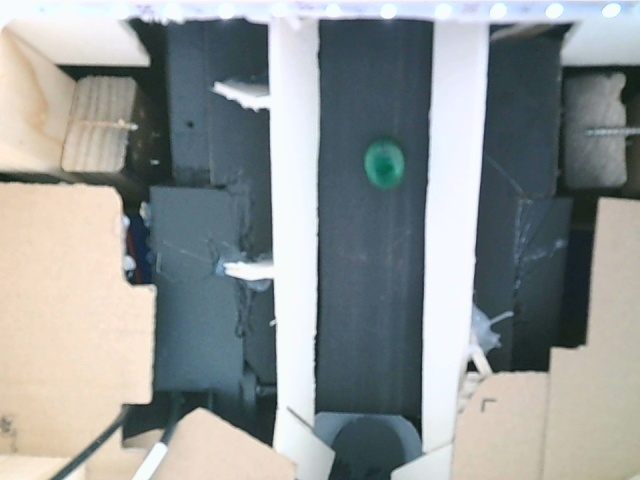
#> input picture training_data/green/image0.jpg, 640 x 480 px; its folder holds 4 pictures in this run
$ python train.py
#> lines starting #> are read from the running program, lines starting #| are printed output that depends on the picture; after the words box and inside, x2 and y2 are one past the last pixel; in counts of white or black regions, pixels touching at a corner belong together; pictures that were not available may be replaced by others from this repository, and a replacement may not be noted
import cv2
import time
import image_processing
import os
import numpy as np
import json
from numpy import asarray
from numpy import savetxt
bs = cv2.createBackgroundSubtractorMOG2()
training = True


crop = [27,404, 326,412]#[100,480, 275,390]

green_iamges =  os.listdir("training_data/green")
white_iamges =  os.listdir("training_data/white")
brown_iamges =  os.listdir("training_data/brown")
empty_images = ["training_data/empty.jpg"]


def find_biggest_blob(mask):
    contours, _ = cv2.findContours(mask, cv2.RETR_EXTERNAL, cv2.CHAIN_APPROX_SIMPLE)
    if contours:
        biggest_contour = max(contours, key=cv2.contourArea)

        return biggest_contour

    else:
        return None

def get_points(image, blob_contour):
    M = cv2.moments(blob_contour)
    if M["m00"] != 0:
        cx = int(M["m10"] / M["m00"])
        cy = int(M["m01"] / M["m00"])
        # Define points within the blob, distributed towards the center
        points = [(int(cx - 0.25 * (cx - min(blob_contour[:, :, 0].flatten()))), cy),
                  (int(cx + 0.25 * (max(blob_contour[:, :, 0].flatten()) - cx)), cy),
                  (cx, int(cy - 0.25 * (cy - min(blob_contour[:, :, 1].flatten())))),
                  (cx, int(cy + 0.25 * (max(blob_contour[:, :, 1].flatten()) - cy)))]
        values_at_points = []
        for point in points:
            x, y = point

            if 0 <= x < image.shape[1] and 0 <= y < image.shape[0]:
                values_at_points.append([value for value in image[y,x]])
                print(f"RGB value at ({x}, {y}): {image[y, x]}")
                cv2.circle(image, (x, y), 3, (0, 255, 0), -1)
        print(values_at_points)
        return [image, values_at_points]
color: str = ""
for color_pointer in range(0,3):
    #color_pointer = 2
    print(color_pointer)
    match color_pointer:
        case 0:
            current_images = green_iamges
            path = "training_data/green/" # 162,149,130; 147,133,113; 152,139,120;
            color = "green"
        case 1:
            current_images = white_iamges
            path = "training_data/white/" #
            color = "white"
        case 2:
            current_images = brown_iamges
            path = "training_data/brown/" #
            color = "brown"

    empty_image = "training_data/empty.jpg"
    for image_name in current_images:


        frame = cv2.imread(path + image_name)[crop[0]:crop[1], crop[2]:crop[3]]
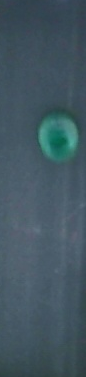
#> frame: shape (377, 86, 3); mean B, G, R 97.2, 86.6, 66.2
        frame_c = frame
        # Bild verarbeiten
        gray_image = cv2.cvtColor(frame_c, cv2.COLOR_BGR2GRAY)
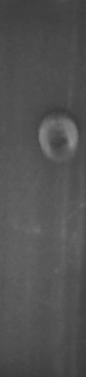
#> gray_image: shape (377, 86); min 55, max 145, mean 81.7
        close_to_black_mask = gray_image < 70
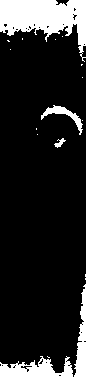
#> close_to_black_mask: shape (377, 86) bool; 14.4% white; 18 white regions (13 under 20 px), largest, box (x1, y1, x2, y2) and area: (0, 0, 86, 62) 2798, (0, 356, 73, 377) 891, (74, 284, 86, 377) 614, (41, 105, 83, 135) 304, (54, 138, 66, 148) 52
        lab_image = cv2.cvtColor(frame_c, cv2.COLOR_BGR2LAB)
#> lab_image: shape (377, 86, 3); mean of channels 0, 1, 2 90.8, 123.2, 119.5
        l, a, b = cv2.split(lab_image)
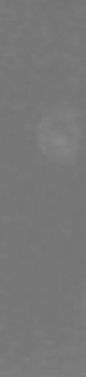
#> b: shape (377, 86); min 113, max 136, mean 119.5
        clahe = cv2.createCLAHE(clipLimit=2.0, tileGridSize=(8, 8))
        cl = clahe.apply(l)
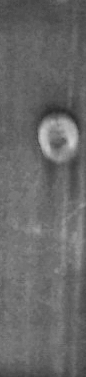
#> cl: shape (377, 86); min 43, max 207, mean 104.2
        enhanced_lab_image = cv2.merge((cl, a, b))
#> enhanced_lab_image: shape (377, 86, 3); mean of channels 0, 1, 2 104.2, 123.2, 119.5
        frame_c = cv2.cvtColor(enhanced_lab_image, cv2.COLOR_LAB2BGR)
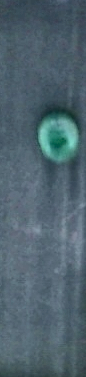
#> frame_c: shape (377, 86, 3); mean B, G, R 110.2, 99.5, 79.1
        alpha = 1.5 # Contrast control (1.0-3.0)
        beta = 10 # Brightness control (0-100)
        adjusted = frame_c
        # get color values form image
        values, cords, average_background = image_processing.get_data(empty_image, frame_c, adjusted, crop, show_option=0, last_frame=cv2.imread(empty_image)[crop[0]:crop[1], crop[2]:crop[3]])
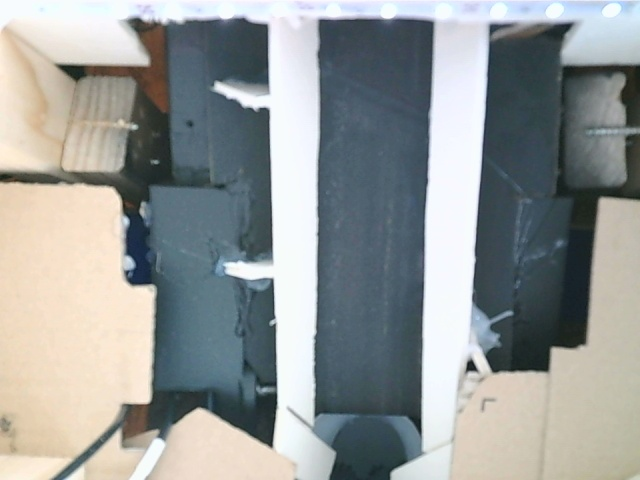
#> input picture training_data/empty.jpg, 640 x 480 px
#> (the run stopped early here; a loop or call above may not have finished)
